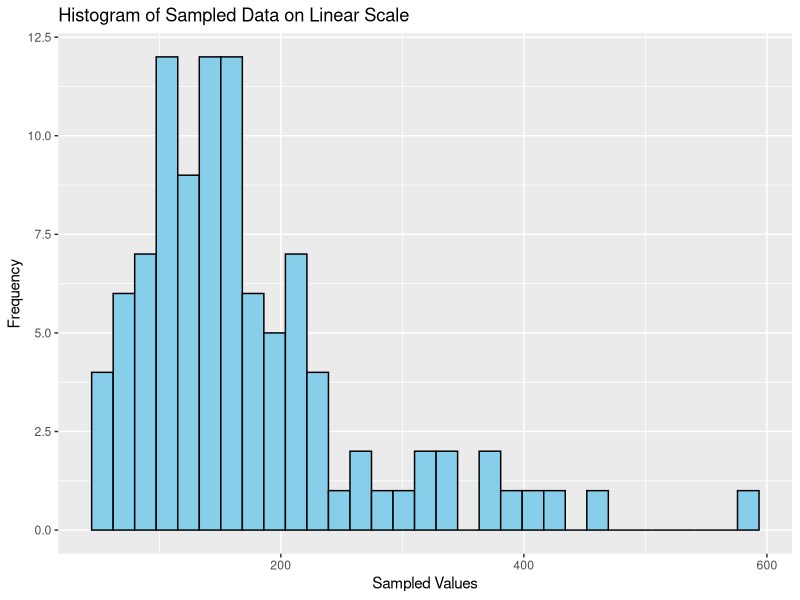
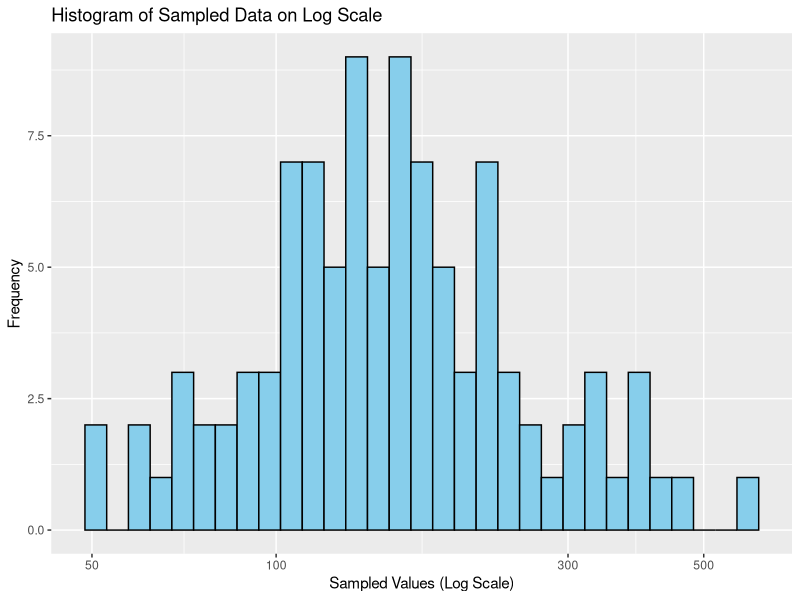
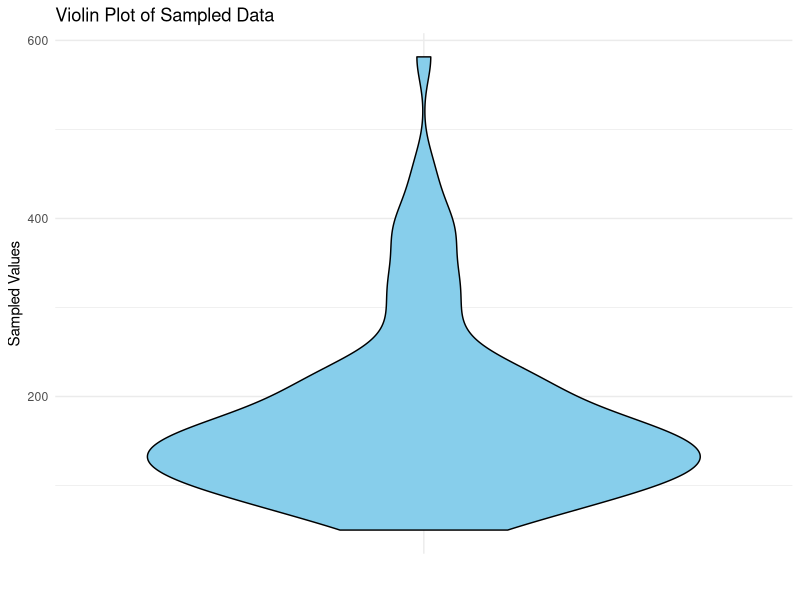

Write the R code that produced these figures, in order.
## ---- chunk 1
library(ggplot2)
set.seed(33)
sampled_values <- rlnorm(100,5,0.5)

## ---- chunk 2
# Create a histogram of the sampled data on a linear scale
linear_plot <- ggplot(data.frame(sampled_values), aes(x = sampled_values)) +
  geom_histogram(binwidth = diff(range(sampled_values)) / 30, 
                 fill = "skyblue", 
                 color = "black") +
  labs(title = "Histogram of Sampled Data on Linear Scale",
       x = "Sampled Values",
       y = "Frequency")
print(linear_plot)
## ---- chunk 3
# Create a histogram of the sampled data on a log scale
log_plot <- ggplot(data.frame(sampled_values), aes(x = sampled_values)) +
  geom_histogram(binwidth = diff(log10(range(sampled_values))) / 30, 
                 fill = "skyblue", 
                 color = "black") +
  scale_x_log10() +
  labs(title = "Histogram of Sampled Data on Log Scale",
       x = "Sampled Values (Log Scale)",
       y = "Frequency")
print(log_plot)
## ---- chunk 4
# Create a violin plot of the sampled data
violin_plot <- ggplot(data.frame(sampled_values), aes(x = "", y = sampled_values)) +
  geom_violin(fill = "skyblue", color = "black") +
  labs(title = "Violin Plot of Sampled Data",
       x = "",
       y = "Sampled Values") +
  theme_minimal()
print(violin_plot)
## ---- chunk 5
summary(sampled_values)
## ---- chunk 6
sd(sampled_values)
